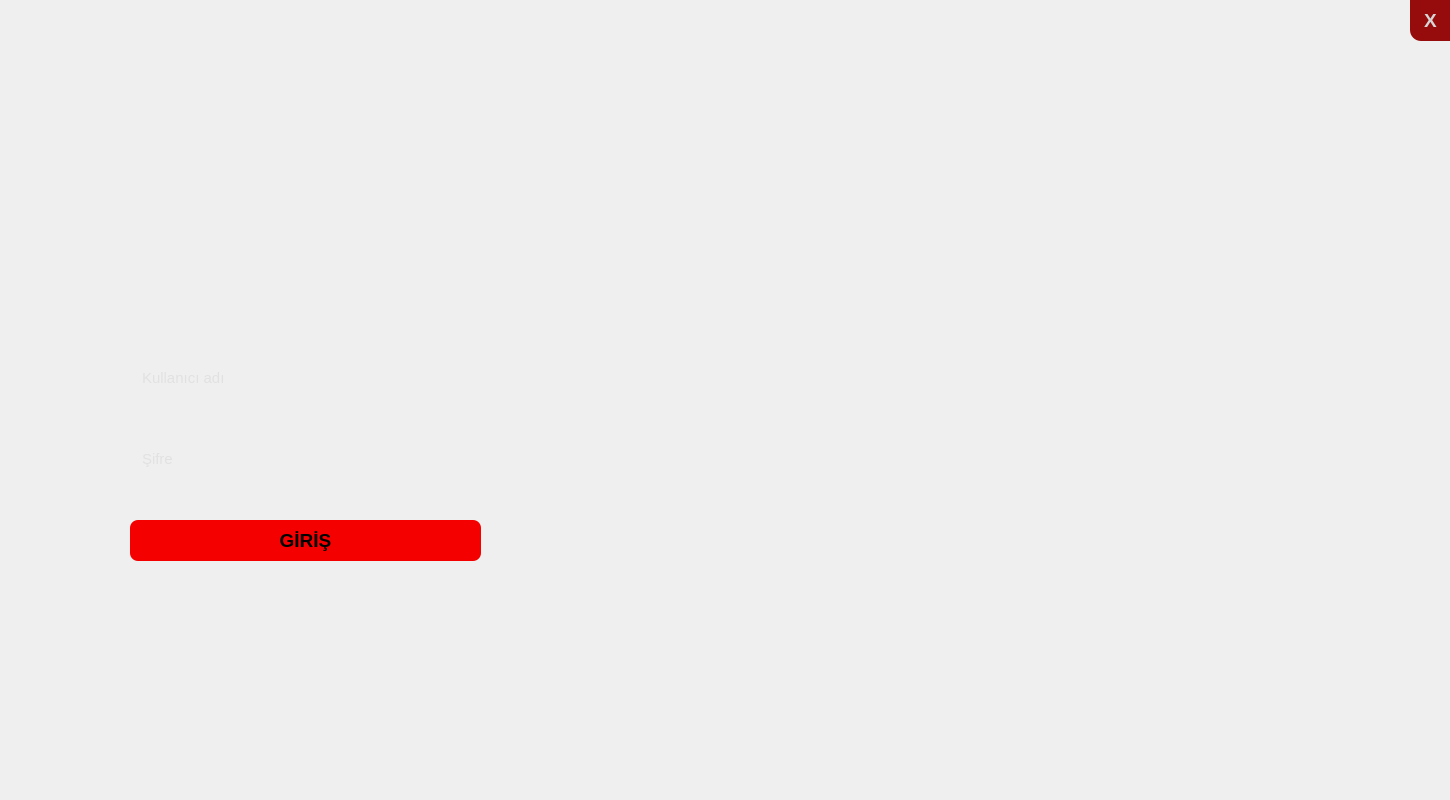
<?xml version="1.0" encoding="UTF-8"?>
<ui version="4.0">
 <class>MainWindow</class>
 <widget class="QMainWindow" name="MainWindow">
  <property name="enabled">
   <bool>true</bool>
  </property>
  <property name="geometry">
   <rect>
    <x>0</x>
    <y>0</y>
    <width>1450</width>
    <height>800</height>
   </rect>
  </property>
  <property name="sizePolicy">
   <sizepolicy hsizetype="Preferred" vsizetype="Preferred">
    <horstretch>0</horstretch>
    <verstretch>0</verstretch>
   </sizepolicy>
  </property>
  <property name="minimumSize">
   <size>
    <width>1450</width>
    <height>800</height>
   </size>
  </property>
  <property name="maximumSize">
   <size>
    <width>1450</width>
    <height>800</height>
   </size>
  </property>
  <property name="windowTitle">
   <string>MainWindow</string>
  </property>
  <property name="windowOpacity">
   <double>1.000000000000000</double>
  </property>
  <property name="styleSheet">
   <string notr="true"/>
  </property>
  <widget class="QWidget" name="centralwidget">
   <property name="styleSheet">
    <string notr="true">*{
	border-style:none;
	color: rgb(211, 211, 211);
}
#mainF{
	background-image: url(:/images/images/login1.jpg);
}
#profilLbl,#passLbl{
	background-color: rgba(244,0,0,255);
	border-radius:1px;
}
#profilLE,#passLE{
	background-color: Transparent;
}
#girisBtn{
	border-radius:8px;
	background-color: rgba(244,0,0,255);
	color: rgb(0, 0, 0);
}
#girisBtn:hover{
	color: rgb(0, 0, 0);
	background-color: rgb(180, 20, 20);
}
#closeBtn{
	color: rgb(214, 214, 214);
	background-color: rgb(150, 11, 11);
	border-bottom-left-radius:11px;
}
#closeBtn:hover{
	color: rgb(200, 200, 200);
	background-color: rgb(140, 20, 20);
}

</string>
   </property>
   <layout class="QHBoxLayout" name="horizontalLayout">
    <property name="spacing">
     <number>0</number>
    </property>
    <property name="leftMargin">
     <number>0</number>
    </property>
    <property name="topMargin">
     <number>0</number>
    </property>
    <property name="rightMargin">
     <number>0</number>
    </property>
    <property name="bottomMargin">
     <number>0</number>
    </property>
    <item>
     <widget class="QFrame" name="mainF">
      <property name="styleSheet">
       <string notr="true"/>
      </property>
      <property name="frameShape">
       <enum>QFrame::StyledPanel</enum>
      </property>
      <property name="frameShadow">
       <enum>QFrame::Raised</enum>
      </property>
      <property name="lineWidth">
       <number>1</number>
      </property>
      <widget class="QLineEdit" name="profilLE">
       <property name="geometry">
        <rect>
         <x>140</x>
         <y>362</y>
         <width>411</width>
         <height>31</height>
        </rect>
       </property>
       <property name="font">
        <font>
         <pointsize>11</pointsize>
        </font>
       </property>
       <property name="whatsThis">
        <string/>
       </property>
       <property name="styleSheet">
        <string notr="true"/>
       </property>
       <property name="inputMask">
        <string/>
       </property>
       <property name="placeholderText">
        <string>Kullanıcı adı</string>
       </property>
      </widget>
      <widget class="QLineEdit" name="passLE">
       <property name="geometry">
        <rect>
         <x>140</x>
         <y>443</y>
         <width>411</width>
         <height>31</height>
        </rect>
       </property>
       <property name="font">
        <font>
         <pointsize>11</pointsize>
        </font>
       </property>
       <property name="styleSheet">
        <string notr="true"/>
       </property>
       <property name="echoMode">
        <enum>QLineEdit::Password</enum>
       </property>
       <property name="placeholderText">
        <string>Şifre</string>
       </property>
      </widget>
      <widget class="QPushButton" name="girisBtn">
       <property name="geometry">
        <rect>
         <x>130</x>
         <y>520</y>
         <width>351</width>
         <height>41</height>
        </rect>
       </property>
       <property name="font">
        <font>
         <pointsize>14</pointsize>
         <weight>75</weight>
         <bold>true</bold>
        </font>
       </property>
       <property name="text">
        <string>GİRİŞ</string>
       </property>
      </widget>
      <widget class="QPushButton" name="closeBtn">
       <property name="geometry">
        <rect>
         <x>1410</x>
         <y>0</y>
         <width>41</width>
         <height>41</height>
        </rect>
       </property>
       <property name="font">
        <font>
         <pointsize>14</pointsize>
         <weight>75</weight>
         <bold>true</bold>
        </font>
       </property>
       <property name="text">
        <string>X</string>
       </property>
      </widget>
      <widget class="QLabel" name="userIconLbl">
       <property name="geometry">
        <rect>
         <x>553</x>
         <y>363</y>
         <width>30</width>
         <height>30</height>
        </rect>
       </property>
       <property name="text">
        <string/>
       </property>
       <property name="pixmap">
        <pixmap resource="resoruces.qrc">:/icons/pngIcons/icons8_account_30px.png</pixmap>
       </property>
       <property name="scaledContents">
        <bool>true</bool>
       </property>
      </widget>
      <widget class="QLabel" name="passIconLbl">
       <property name="geometry">
        <rect>
         <x>555</x>
         <y>447</y>
         <width>27</width>
         <height>27</height>
        </rect>
       </property>
       <property name="text">
        <string/>
       </property>
       <property name="pixmap">
        <pixmap resource="resoruces.qrc">:/icons/pngIcons/icons8_lock_30px.png</pixmap>
       </property>
       <property name="scaledContents">
        <bool>true</bool>
       </property>
      </widget>
     </widget>
    </item>
   </layout>
  </widget>
 </widget>
 <resources>
  <include location="resoruces.qrc"/>
 </resources>
 <connections/>
</ui>
